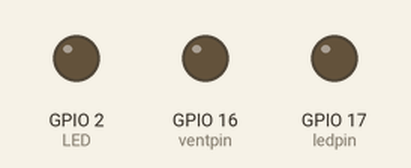
Recording of a program running on a simulated ESP32. Parts: output pins drawn as LEDs (lit = HIGH). WiFi joins after 1.5 s; servers stay silent unless stated; what the program prints to the serial monitor is not drawn.

Above: at 0.1 s.
At 1.6 s:
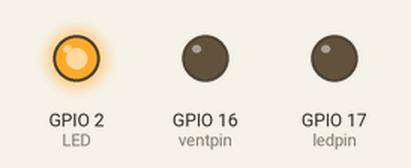
Timing chart, 0 to 5.3 s (numbered marks = the images above):
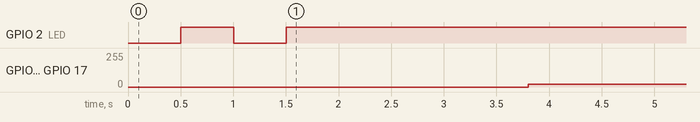

The program:

main.cpp
```cpp
#include <Arduino.h>
#include <WiFi.h>
#include <HTTPClient.h>
#include <Wire.h>
#define LED 2

const char* ssid = "ESP32-Access-Point";
const char* password = "123456789";

//Your IP address or domain name with URL path
const char* serverNameTemp   = "http://192.168.4.1/temperature";
const char* serverNameHumi   = "http://192.168.4.1/humidity";
const char* serverNamePres   = "http://192.168.4.1/pressure";
const char* serverNameProfil = "http://192.168.4.1/profiltype";
unsigned int temperature;
unsigned int humidity;
unsigned int pressure;
unsigned int  profil=0;
unsigned long previousMillis = 0;
const long interval = 3000;
unsigned int timeout=0;

// the number of the LED pin
const int ventpin = 16;  // 16 corresponds to GPIO16
const int ledpin = 17; // 17 corresponds to GPIO17

// setting PWM properties
const int freq = 25000;
const int ledChannel = 0;
const int resolution = 8;

String httpGETRequest(const char* serverName)
{
  WiFiClient client;
  HTTPClient http;

  // Your Domain name with URL path or IP address with path
  http.begin(client, serverName);

  // Send HTTP GET request
  int httpResponseCode = http.GET();

  String payload = "--";

  if (httpResponseCode>0)
  {
    Serial.print("HTTP Response code: ");
    Serial.println(httpResponseCode);
    payload = http.getString();
  }
  else
  {
    Serial.print("Error code: ");
    Serial.println(httpResponseCode);
  }
  // Free resources
  http.end();
  return payload;
}


void setup()
{
  pinMode(LED,OUTPUT);
  digitalWrite(LED,LOW);
  Serial.begin(115200);
  // configure LED PWM functionalitites
  ledcSetup(ledChannel, freq, resolution);
  // attach the channel to the GPIO to be controlled
  ledcAttachPin(ventpin, ledChannel);
  ledcAttachPin(ledpin, ledChannel);
  ledcWrite(ledChannel, 0);
  WiFi.begin(ssid, password);
  Serial.println("Connecting");
  while(WiFi.status() != WL_CONNECTED)
  {
    delay(500);
    Serial.print(".");
    digitalWrite(LED, !digitalRead(LED));
  }
  Serial.println("");
  Serial.print("Connected to WiFi network with IP Address: ");
  Serial.println(WiFi.localIP());
  digitalWrite(LED,HIGH);
}

void loop()
{
  unsigned long currentMillis = millis();

  if(currentMillis - previousMillis >= interval)
  {
     // Check WiFi connection status
    if(WiFi.status()== WL_CONNECTED )
    {
      digitalWrite(LED,HIGH);
      temperature = httpGETRequest(serverNameTemp).toInt();
      humidity = httpGETRequest(serverNameHumi).toInt();
      pressure = httpGETRequest(serverNamePres).toInt();
      profil = httpGETRequest(serverNameProfil).toInt();
      Serial.print("Temperature: ");
      Serial.print(temperature);
      Serial.print(" *C - Humidity: ");
      Serial.print(humidity);
      Serial.print(" % - Pressyre: ");;
      Serial.print(pressure);
      Serial.println(" hPa");
        if(profil==0)
        {
          if(temperature<25) ledcWrite(ledChannel,20);
          else ledcWrite(ledChannel,200);
        }
        else
        {
          if(temperature>25) ledcWrite(ledChannel,20);
          else ledcWrite(ledChannel,200);
        }

      // save the last HTTP GET Request
      previousMillis = currentMillis;
    }
    else
    {
      Serial.println("WiFi Disconnected");
      digitalWrite(LED,0);
      ledcWrite(ledChannel,0);
      WiFi.begin(ssid, password);
      Serial.println("re-connecting");
      while(WiFi.status() != WL_CONNECTED)
      {
        Serial.print(".");
        digitalWrite(LED, !digitalRead(LED));
        delay(250);
      }

    }
  }
}
```

Measured:
- by itself, GPIO 16 (ventpin), GPIO 17 (ledpin): 0/255 → 20/255 at 3.8 s
